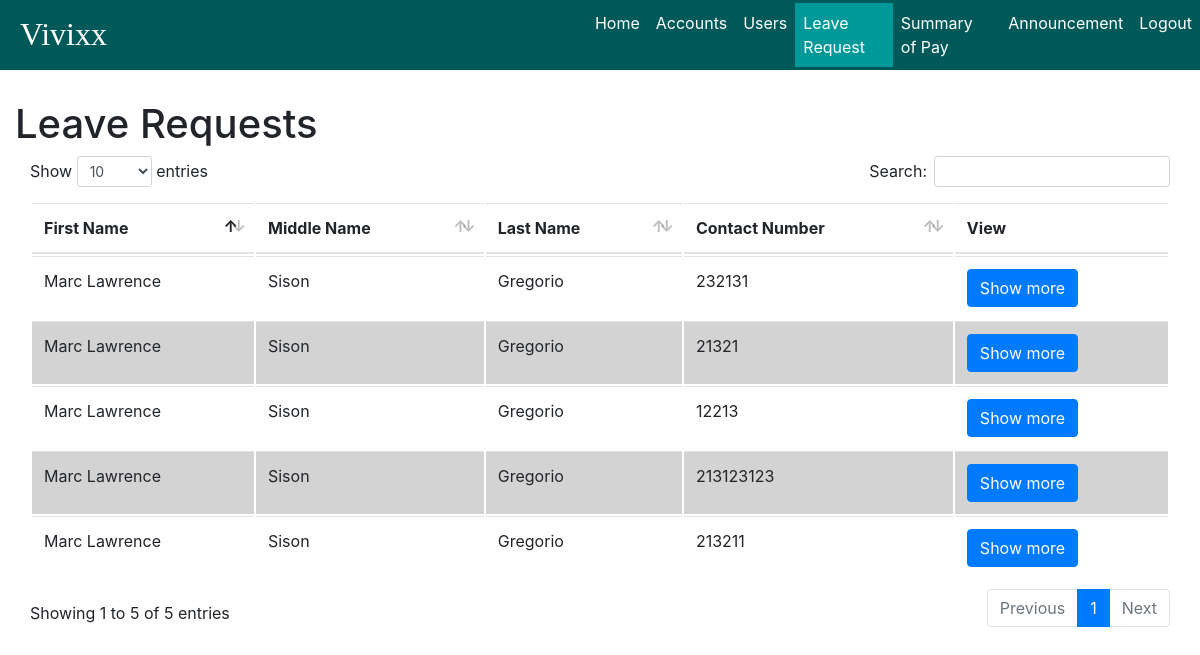
Page /admin/leave_request/leave_requests.php (signed in) on the earlier database version.
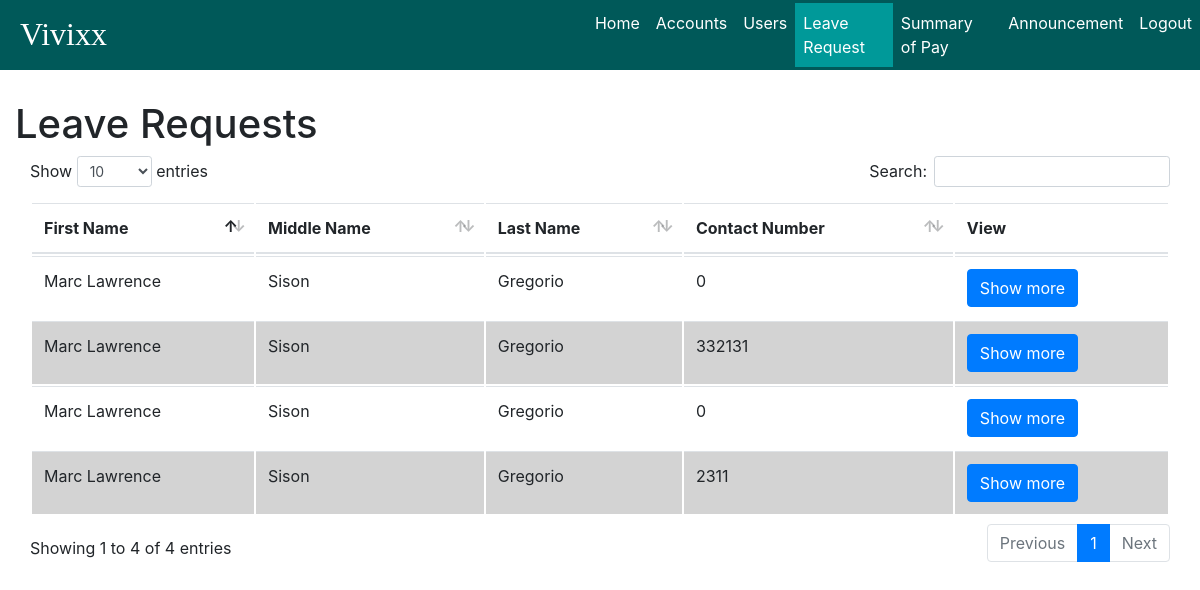
Same page on the later database version.
### tables this page shows
CREATE TABLE `leave_req` (
  `leave_req_id` int(11) NOT NULL AUTO_INCREMENT,
  `user_id` int(11) NOT NULL,
  `employee` varchar(100) NOT NULL,
  `department` varchar(100) NOT NULL,
  `position` varchar(45) NOT NULL,
  `date_hired` date NOT NULL,
  `date_filed` date NOT NULL,
  `reason` varchar(100) NOT NULL,
  `contact_address` varchar(100) NOT NULL,
  `contact_number` int(11) NOT NULL,
  `from` date NOT NULL,
  `to` date NOT NULL,
  `status` enum('accepted','rejected','pending') NOT NULL DEFAULT 'pending',
  PRIMARY KEY (`leave_req_id`),
  UNIQUE KEY `leave_req_id_UNIQUE` (`leave_req_id`)
);

### admin/leave_request/leave_requests.php (the view, shortened to what this page needs)
<?php
	include '../../utilities/session.php';
?>
<!DOCTYPE html>
<html>
<head>
	<link rel="stylesheet" href="../../style/bootstrap/bootstrap.min.css">
	<link type="text/css" rel="stylesheet" href="../style/style.css" media="screen, projection">
    <link rel="stylesheet" href="../../style/datatables.css">
</head>
<body>
	<div id="wrapper">
		<nav class="navbar fixed-top navbar-expand-lg navbar-dark" id="navigation-bar">
			<a href="index" class="navbar-brand" style="margin-right:40vw;">Vivixx</a>
			<div class="collapse navbar-collapse" id="navbar-content">
				<ul class="navbar-nav">
					<li class="nav-item">
						<a class="nav-link" href="../index.php">Home</a>
					</li>
					<li class="nav-item">
						<a class="nav-link" href="../accounts/accounts_status.php">Accounts</a>
					</li>
					<li class="nav-item">
						<a class="nav-link" href="../user_information/user_information.php">Users</a>
					</li>
					<li class="nav-item  active">
						<a class="nav-link" href="../leave_request/leave_requests.php">Leave Request</a>
					</li>
					<li class="nav-item">
						<a class="nav-link" href="#">Summary of Pay</a>
					</li>
					<li class="nav-item">
						<a class="nav-link" href="../announcements/announcement.php">Announcement</a>
					</li>
					<li class="nav-item">
						<a class="nav-link logout" href="../logout.php">Logout</a>
					</li>
				</ul>
			</div>
		</nav>
		<div class="leave-request-content container-fluid">
			<h1>Leave Requests</h1>
				<table class="table" id="leave">
					<thead>
						<tr>
							<th>First Name</th>
							<th>Middle Name</th>
							<th>Last Name</th>
							<th>Contact Number</th>
							<th>View</th>
						</tr>
					</thead>
					<?php
					$sql = "select * from leave_req where status='pending';";
					$result = $connect->query($sql);
					if($result-> num_rows > 0){
						while($row = $result->fetch_assoc()){
							$fname = explode(",",$row["employee"])[0];
							$mname = explode(",",$row["employee"])[1];
							$lname = explode(",",$row["employee"])[2];
						$show = "
								<input name='show' value='show' style='display: none;'>
								<a href='view_leave_request_form.php?user_id=".$row['user_id']."&req_id=".$row['leave_req_id']."&fname=".$fname."&mname=".$mname."&lname=".$lname."'   class='show btn btn-primary'>Show more</a>";
							echo "
							<tr>
							<td>" . ucwords($fname) . "</td>
							<td>" . ucwords($mname) . "</td>
							<td>" . ucwords($lname) . "</td>
							<td>" . $row['contact_number'] . "</td>
							<td>" . $show ."</td>
							</tr>";
						}
						}
					?>
        		</table>
    	</div>
	</div>
</body>
</html>

Differences in the rows shown:
removed leave_req: employee "Marc Lawrence", employee "Sison", employee "Gregorio", contact_number "232131"
removed leave_req: employee "Marc Lawrence", employee "Sison", employee "Gregorio", contact_number "21321"
removed leave_req: employee "Marc Lawrence", employee "Sison", employee "Gregorio", contact_number "12213"
removed leave_req: employee "Marc Lawrence", employee "Sison", employee "Gregorio", contact_number "213123123"
removed leave_req: employee "Marc Lawrence", employee "Sison", employee "Gregorio", contact_number "213211"
now on this page (row edited): leave_req: employee "Marc Lawrence", employee "Sison", employee "Gregorio", contact_number "0"
now on this page (row edited): leave_req: employee "Marc Lawrence", employee "Sison", employee "Gregorio", contact_number "332131"
now on this page (row edited): leave_req: employee "Marc Lawrence", employee "Sison", employee "Gregorio", contact_number "0"
now on this page (row edited): leave_req: employee "Marc Lawrence", employee "Sison", employee "Gregorio", contact_number "2311"
Other differences:
text written by a page script: "Show entries Search: Showing 1 to 5 of 5 entries Previous 1 Next" → "Show entries Search: Showing 1 to 4 of 4 entries Previous 1 Next"
